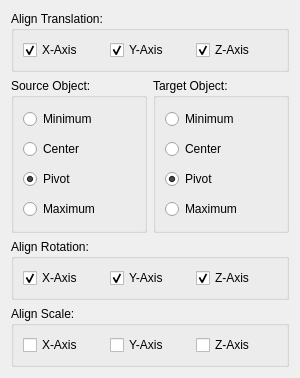
<?xml version="1.0" encoding="UTF-8"?>
<ui version="4.0">
 <class>alignTab</class>
 <widget class="QWidget" name="alignTab">
  <property name="geometry">
   <rect>
    <x>0</x>
    <y>0</y>
    <width>300</width>
    <height>350</height>
   </rect>
  </property>
  <property name="windowTitle">
   <string>Form</string>
  </property>
  <layout class="QVBoxLayout" name="verticalLayout">
   <item>
    <widget class="QGroupBox" name="translationGroupBox">
     <property name="sizePolicy">
      <sizepolicy hsizetype="Expanding" vsizetype="Expanding">
       <horstretch>0</horstretch>
       <verstretch>0</verstretch>
      </sizepolicy>
     </property>
     <property name="title">
      <string>Align Translation:</string>
     </property>
     <layout class="QHBoxLayout" name="horizontalLayout_2">
      <item>
       <widget class="QCheckBox" name="translateXCheckBox">
        <property name="text">
         <string>X-Axis</string>
        </property>
        <property name="checked">
         <bool>true</bool>
        </property>
        <attribute name="buttonGroup">
         <string notr="true">translateCheckBoxGroup</string>
        </attribute>
       </widget>
      </item>
      <item>
       <widget class="QCheckBox" name="translateYCheckBox">
        <property name="text">
         <string>Y-Axis</string>
        </property>
        <property name="checked">
         <bool>true</bool>
        </property>
        <attribute name="buttonGroup">
         <string notr="true">translateCheckBoxGroup</string>
        </attribute>
       </widget>
      </item>
      <item>
       <widget class="QCheckBox" name="translateZCheckBox">
        <property name="text">
         <string>Z-Axis</string>
        </property>
        <property name="checked">
         <bool>true</bool>
        </property>
        <attribute name="buttonGroup">
         <string notr="true">translateCheckBoxGroup</string>
        </attribute>
       </widget>
      </item>
     </layout>
    </widget>
   </item>
   <item>
    <layout class="QHBoxLayout" name="objectLayout">
     <item>
      <widget class="QGroupBox" name="sourceGroupBox">
       <property name="sizePolicy">
        <sizepolicy hsizetype="Expanding" vsizetype="Expanding">
         <horstretch>0</horstretch>
         <verstretch>0</verstretch>
        </sizepolicy>
       </property>
       <property name="title">
        <string>Source Object:</string>
       </property>
       <layout class="QVBoxLayout" name="verticalLayout_2">
        <item>
         <widget class="QRadioButton" name="sourceMinRadioButton">
          <property name="sizePolicy">
           <sizepolicy hsizetype="Expanding" vsizetype="Fixed">
            <horstretch>0</horstretch>
            <verstretch>0</verstretch>
           </sizepolicy>
          </property>
          <property name="minimumSize">
           <size>
            <width>0</width>
            <height>24</height>
           </size>
          </property>
          <property name="maximumSize">
           <size>
            <width>16777215</width>
            <height>24</height>
           </size>
          </property>
          <property name="toolTip">
           <string>Aligns the point on the object's bounding box with the lowest X, Y, and Z values with the chosen point on the other object.</string>
          </property>
          <property name="text">
           <string>Minimum</string>
          </property>
          <property name="checked">
           <bool>false</bool>
          </property>
          <attribute name="buttonGroup">
           <string notr="true">sourceRadioButtonGroup</string>
          </attribute>
         </widget>
        </item>
        <item>
         <widget class="QRadioButton" name="sourceCenterRadioButton">
          <property name="sizePolicy">
           <sizepolicy hsizetype="Expanding" vsizetype="Fixed">
            <horstretch>0</horstretch>
            <verstretch>0</verstretch>
           </sizepolicy>
          </property>
          <property name="minimumSize">
           <size>
            <width>0</width>
            <height>24</height>
           </size>
          </property>
          <property name="maximumSize">
           <size>
            <width>16777215</width>
            <height>24</height>
           </size>
          </property>
          <property name="toolTip">
           <string>Aligns the center of the object's bounding box with the chosen point on the other object.</string>
          </property>
          <property name="text">
           <string>Center</string>
          </property>
          <property name="checked">
           <bool>false</bool>
          </property>
          <attribute name="buttonGroup">
           <string notr="true">sourceRadioButtonGroup</string>
          </attribute>
         </widget>
        </item>
        <item>
         <widget class="QRadioButton" name="sourcePivotRadioButton">
          <property name="sizePolicy">
           <sizepolicy hsizetype="Expanding" vsizetype="Fixed">
            <horstretch>0</horstretch>
            <verstretch>0</verstretch>
           </sizepolicy>
          </property>
          <property name="minimumSize">
           <size>
            <width>0</width>
            <height>24</height>
           </size>
          </property>
          <property name="maximumSize">
           <size>
            <width>16777215</width>
            <height>24</height>
           </size>
          </property>
          <property name="toolTip">
           <string>Aligns the object's pivot point with the chosen point on the other object.</string>
          </property>
          <property name="text">
           <string>Pivot</string>
          </property>
          <property name="checked">
           <bool>true</bool>
          </property>
          <attribute name="buttonGroup">
           <string notr="true">sourceRadioButtonGroup</string>
          </attribute>
         </widget>
        </item>
        <item>
         <widget class="QRadioButton" name="sourceMaxRadioButton">
          <property name="sizePolicy">
           <sizepolicy hsizetype="Expanding" vsizetype="Fixed">
            <horstretch>0</horstretch>
            <verstretch>0</verstretch>
           </sizepolicy>
          </property>
          <property name="minimumSize">
           <size>
            <width>0</width>
            <height>24</height>
           </size>
          </property>
          <property name="maximumSize">
           <size>
            <width>16777215</width>
            <height>24</height>
           </size>
          </property>
          <property name="toolTip">
           <string>Aligns the point on the object's bounding box with the highest X, Y, and Z values with the chosen point on the other object.</string>
          </property>
          <property name="text">
           <string>Maximum</string>
          </property>
          <attribute name="buttonGroup">
           <string notr="true">sourceRadioButtonGroup</string>
          </attribute>
         </widget>
        </item>
       </layout>
      </widget>
     </item>
     <item>
      <widget class="QGroupBox" name="targetGroupBox">
       <property name="sizePolicy">
        <sizepolicy hsizetype="Expanding" vsizetype="Expanding">
         <horstretch>0</horstretch>
         <verstretch>0</verstretch>
        </sizepolicy>
       </property>
       <property name="title">
        <string>Target Object:</string>
       </property>
       <layout class="QVBoxLayout" name="verticalLayout_3">
        <item>
         <widget class="QRadioButton" name="targetMinRadioButton">
          <property name="sizePolicy">
           <sizepolicy hsizetype="Expanding" vsizetype="Fixed">
            <horstretch>0</horstretch>
            <verstretch>0</verstretch>
           </sizepolicy>
          </property>
          <property name="minimumSize">
           <size>
            <width>0</width>
            <height>24</height>
           </size>
          </property>
          <property name="maximumSize">
           <size>
            <width>16777215</width>
            <height>24</height>
           </size>
          </property>
          <property name="toolTip">
           <string>Aligns the point on the object's bounding box with the lowest X, Y, and Z values with the chosen point on the other object.</string>
          </property>
          <property name="text">
           <string>Minimum</string>
          </property>
          <attribute name="buttonGroup">
           <string notr="true">targetRadioButtonGroup</string>
          </attribute>
         </widget>
        </item>
        <item>
         <widget class="QRadioButton" name="targetCenterRadioButton">
          <property name="sizePolicy">
           <sizepolicy hsizetype="Expanding" vsizetype="Fixed">
            <horstretch>0</horstretch>
            <verstretch>0</verstretch>
           </sizepolicy>
          </property>
          <property name="minimumSize">
           <size>
            <width>0</width>
            <height>24</height>
           </size>
          </property>
          <property name="maximumSize">
           <size>
            <width>16777215</width>
            <height>24</height>
           </size>
          </property>
          <property name="toolTip">
           <string>Aligns the center of the object's bounding box with the chosen point on the other object.</string>
          </property>
          <property name="text">
           <string>Center</string>
          </property>
          <property name="checked">
           <bool>false</bool>
          </property>
          <attribute name="buttonGroup">
           <string notr="true">targetRadioButtonGroup</string>
          </attribute>
         </widget>
        </item>
        <item>
         <widget class="QRadioButton" name="targetPivotRadioButton">
          <property name="sizePolicy">
           <sizepolicy hsizetype="Expanding" vsizetype="Fixed">
            <horstretch>0</horstretch>
            <verstretch>0</verstretch>
           </sizepolicy>
          </property>
          <property name="minimumSize">
           <size>
            <width>0</width>
            <height>24</height>
           </size>
          </property>
          <property name="maximumSize">
           <size>
            <width>16777215</width>
            <height>24</height>
           </size>
          </property>
          <property name="toolTip">
           <string>Aligns the object's pivot point with the chosen point on the other object.</string>
          </property>
          <property name="text">
           <string>Pivot</string>
          </property>
          <property name="checked">
           <bool>true</bool>
          </property>
          <attribute name="buttonGroup">
           <string notr="true">targetRadioButtonGroup</string>
          </attribute>
         </widget>
        </item>
        <item>
         <widget class="QRadioButton" name="targetMaxRadioButton">
          <property name="sizePolicy">
           <sizepolicy hsizetype="Expanding" vsizetype="Fixed">
            <horstretch>0</horstretch>
            <verstretch>0</verstretch>
           </sizepolicy>
          </property>
          <property name="minimumSize">
           <size>
            <width>0</width>
            <height>24</height>
           </size>
          </property>
          <property name="maximumSize">
           <size>
            <width>16777215</width>
            <height>24</height>
           </size>
          </property>
          <property name="toolTip">
           <string>Aligns the point on the object's bounding box with the highest X, Y, and Z values with the chosen point on the other object.</string>
          </property>
          <property name="text">
           <string>Maximum</string>
          </property>
          <attribute name="buttonGroup">
           <string notr="true">targetRadioButtonGroup</string>
          </attribute>
         </widget>
        </item>
       </layout>
      </widget>
     </item>
    </layout>
   </item>
   <item>
    <widget class="QGroupBox" name="rotateGroupBox">
     <property name="sizePolicy">
      <sizepolicy hsizetype="Expanding" vsizetype="Expanding">
       <horstretch>0</horstretch>
       <verstretch>0</verstretch>
      </sizepolicy>
     </property>
     <property name="title">
      <string>Align Rotation:</string>
     </property>
     <layout class="QHBoxLayout" name="horizontalLayout_3">
      <item>
       <widget class="QCheckBox" name="rotateXCheckBox">
        <property name="text">
         <string>X-Axis</string>
        </property>
        <property name="checked">
         <bool>true</bool>
        </property>
        <attribute name="buttonGroup">
         <string notr="true">rotateCheckBoxGroup</string>
        </attribute>
       </widget>
      </item>
      <item>
       <widget class="QCheckBox" name="rotateYCheckBox">
        <property name="text">
         <string>Y-Axis</string>
        </property>
        <property name="checked">
         <bool>true</bool>
        </property>
        <attribute name="buttonGroup">
         <string notr="true">rotateCheckBoxGroup</string>
        </attribute>
       </widget>
      </item>
      <item>
       <widget class="QCheckBox" name="rotateZCheckBox">
        <property name="text">
         <string>Z-Axis</string>
        </property>
        <property name="checked">
         <bool>true</bool>
        </property>
        <attribute name="buttonGroup">
         <string notr="true">rotateCheckBoxGroup</string>
        </attribute>
       </widget>
      </item>
     </layout>
    </widget>
   </item>
   <item>
    <widget class="QGroupBox" name="scaleGroupBox">
     <property name="sizePolicy">
      <sizepolicy hsizetype="Expanding" vsizetype="Expanding">
       <horstretch>0</horstretch>
       <verstretch>0</verstretch>
      </sizepolicy>
     </property>
     <property name="title">
      <string>Align Scale:</string>
     </property>
     <layout class="QHBoxLayout" name="horizontalLayout_4">
      <item>
       <widget class="QCheckBox" name="scaleXCheckBox">
        <property name="text">
         <string>X-Axis</string>
        </property>
        <attribute name="buttonGroup">
         <string notr="true">scaleCheckBoxGroup</string>
        </attribute>
       </widget>
      </item>
      <item>
       <widget class="QCheckBox" name="scaleYCheckBox">
        <property name="text">
         <string>Y-Axis</string>
        </property>
        <attribute name="buttonGroup">
         <string notr="true">scaleCheckBoxGroup</string>
        </attribute>
       </widget>
      </item>
      <item>
       <widget class="QCheckBox" name="scaleZCheckBox">
        <property name="text">
         <string>Z-Axis</string>
        </property>
        <attribute name="buttonGroup">
         <string notr="true">scaleCheckBoxGroup</string>
        </attribute>
       </widget>
      </item>
     </layout>
    </widget>
   </item>
  </layout>
 </widget>
 <resources/>
 <connections/>
 <buttongroups>
  <buttongroup name="translateCheckBoxGroup">
   <property name="exclusive">
    <bool>false</bool>
   </property>
  </buttongroup>
  <buttongroup name="targetRadioButtonGroup"/>
  <buttongroup name="rotateCheckBoxGroup">
   <property name="exclusive">
    <bool>false</bool>
   </property>
  </buttongroup>
  <buttongroup name="scaleCheckBoxGroup"/>
  <buttongroup name="sourceRadioButtonGroup"/>
 </buttongroups>
</ui>
